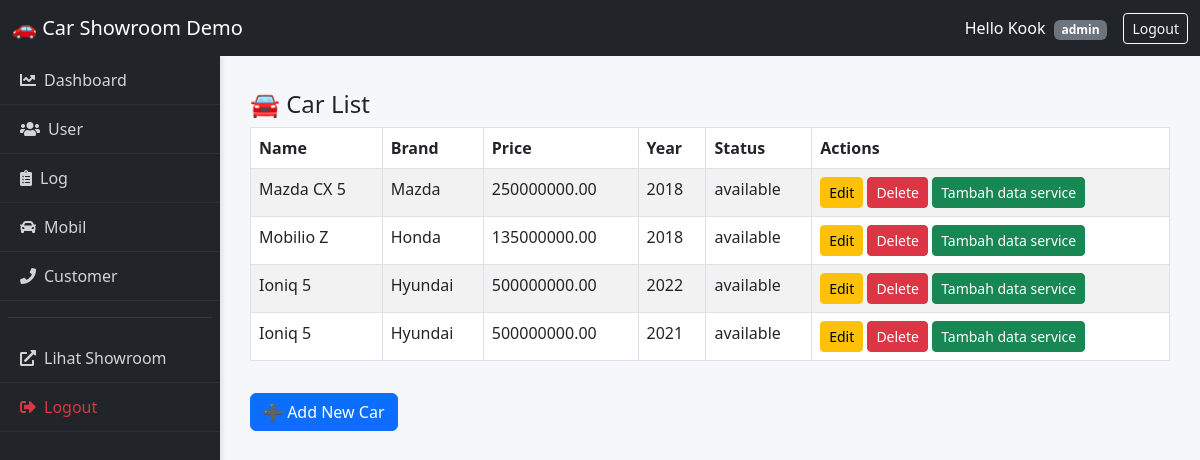
Page /demo/dashboard/carlist/ (signed in) on the earlier database version.
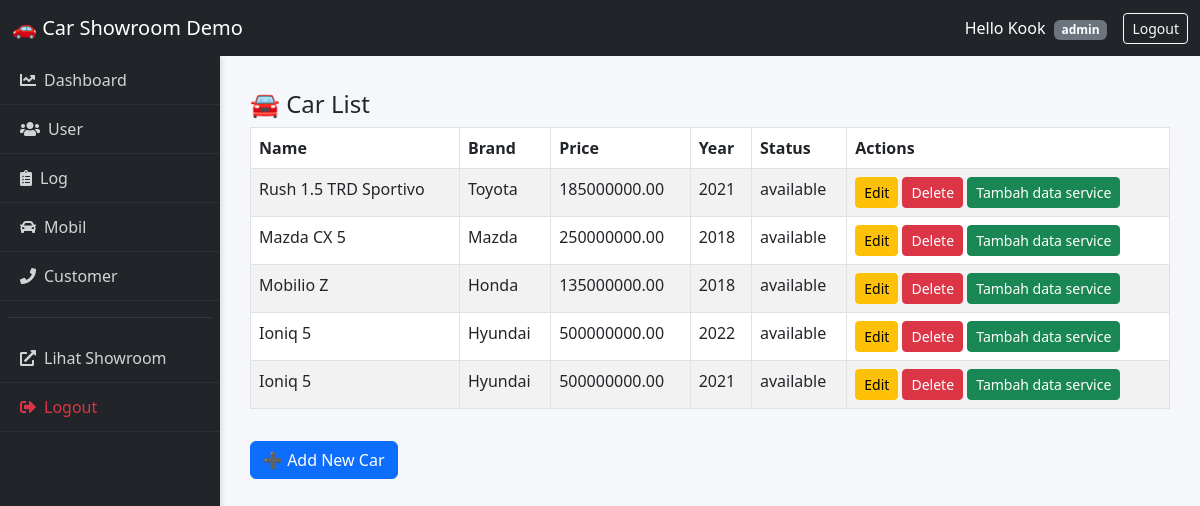
Same page on the later database version.
### cars/models.py (models this page shows, shortened)
class Cars(models.Model):
    id = models.AutoField(primary_key=True)
    nama = models.CharField(max_length=100)
    harga = models.DecimalField(max_digits=12, decimal_places=2)
    merek = models.CharField(max_length=50)
    model = models.CharField(max_length=50)
    tahun = models.IntegerField()
    kilometer = models.IntegerField()
    transmisi = models.CharField(max_length=20, choices=[('auto','Otomatis'), ('manual', 'Manual')])
    jenis_bahan_bakar = models.CharField(max_length=20, choices=[('bensin','Bensin'), ('diesel', 'Diesel'), ('elektrik', 'Elektrik')])
    mesin = models.CharField(max_length=50)
    tempat_duduk = models.IntegerField()
    deskripsi = models.TextField()
    gambar = models.ImageField(upload_to='cars/images/',blank=True, null=True)
    status = models.CharField(max_length=20,
                              choices=[('available','Available'),('sold','Sold'),('booked','Booked')],default='available')

### demo/views.py (the view)
# urls.py: path('dashboard/carlist/', demo_carlist_dashboard, name='demo_carlist_dashboard'),
def demo_carlist_dashboard(request):
    if not request.user.is_authenticated:
        return redirect("demo_login")
    cars_data = Cars.objects.all().order_by('-id')
    items_per_page = request.GET.get('paginate_by', 5)
    try:
        items_per_page = int(items_per_page)
    except ValueError:
        items_per_page = 5
    paginator = Paginator(cars_data, items_per_page)
    page_number = request.GET.get('page')
    page_obj = paginator.get_page(page_number)
    context = {
        "cars": page_obj,          # Data mobil yang sudah dipotong per halaman
        "items_per_page": items_per_page # Agar dropdown view tetap ingat pilihan terakhir user
    }
    return render(request, "demo/car_list_dashboard.html", context)

### demo/templates/demo/car_list_dashboard.html (shortened to what this page needs)
{% extends 'demo/base.html' %}
{% block content %}
<h4>🚘 Car List</h4>
<table class="table table-bordered table-striped">
  <thead>
    <tr>
      <th>Name</th>
      <th>Brand</th>
      <th>Price</th>
      <th>Year</th>
      <th>Status</th>
      {% if request.user.role in 'admin sales' %}
        <th>Actions</th>
      {% endif %}
    </tr>
  </thead>
  <tbody>
    {% for car in cars %}
      <tr>
        <td><a href="{% url 'detail_car' car.id %}" class="text-decoration-none text-dark" style="font-weight: normal; text-decoration: none;">{{car.nama}}</td>
        <td>{{ car.merek }}</td>
        <td>{{ car.harga }}</td>
        <td>{{ car.tahun }}</td>
        <td>{{ car.status }}</td>
        {% if request.user.role == 'admin' %}
        <td>
          <a href="{% url 'update_car' car.id %}?next={% url 'demo_carlist_dashboard' %}" class="btn btn-sm btn-warning">Edit</a>
          <a href="{% url 'delete_car' car.id %}?next={% url 'demo_carlist_dashboard' %}" class="btn btn-sm btn-danger">Delete</a>
          <a href="{% url 'service_history' car.id %}?next={% url 'demo_carlist_dashboard' %}" class="btn btn-sm btn-success">Tambah data service</a>
        </td>
        {% elif request.user.role == 'sales' %}
        <td>
          <a href="{% url 'update_car' car.id %}?next={% url 'demo_carlist_dashboard' %}" class="btn btn-sm btn-warning">Update</a>
        </td>
        {% endif %}
      </tr>
    {% endfor %}
  </tbody>
</table>
{% if request.user.role == 'admin' %}
  <a href="{% url 'create_car' %}" class="btn btn-primary mt-3">➕ Add New Car</a>
{% elif request.user.role == 'customer' %}
  <a href="{% url 'demo_order' %}" class="btn btn-success mt-3">🛒 Create Trade-In Order</a>
{% endif %}
{% endblock %}

Differences in the rows shown:
added Cars: nama "Rush 1.5 TRD Sportivo", merek "Toyota", harga "185000000.00", tahun "2021", status "available"
